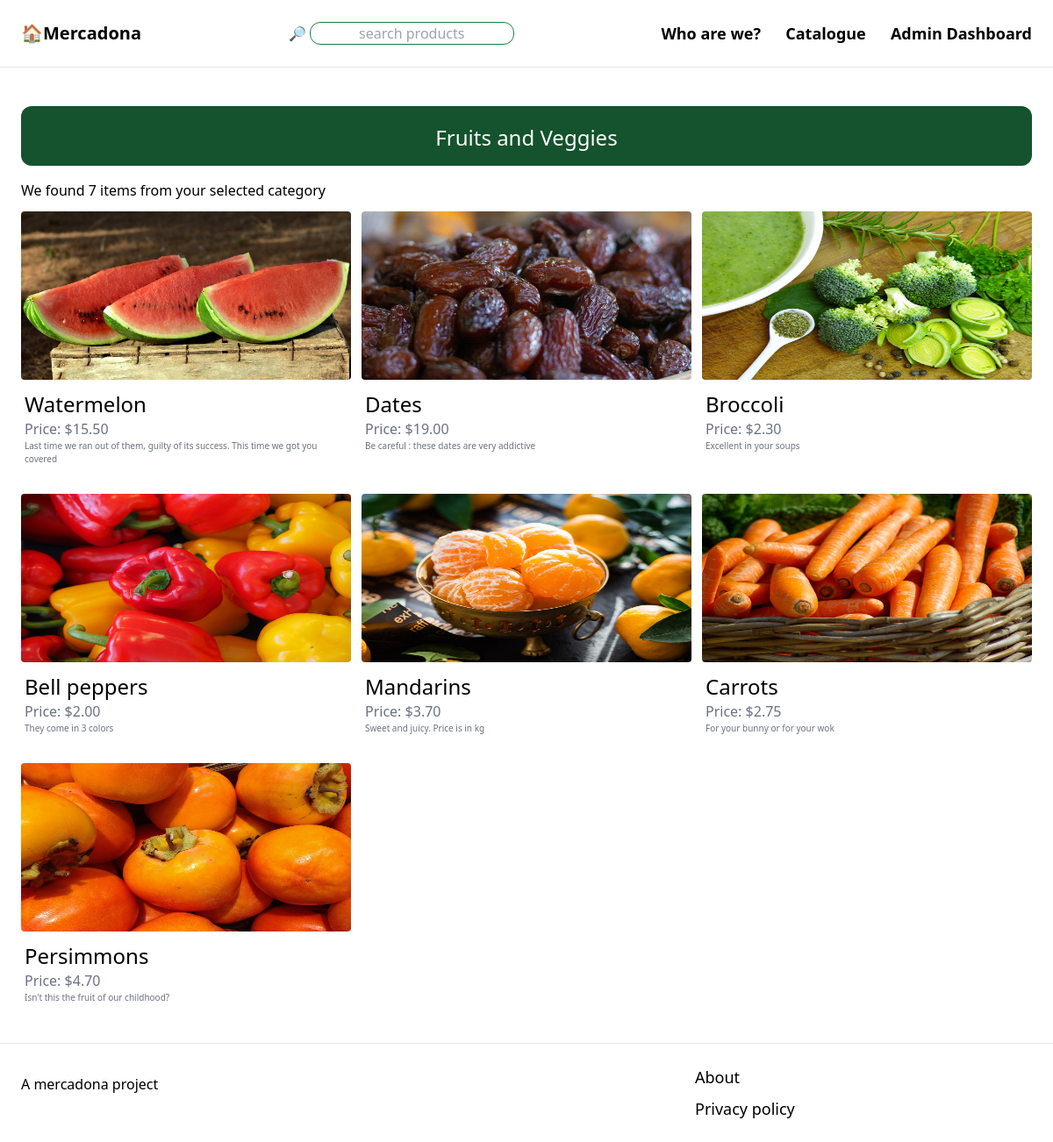
Screenshot of /category/3/ with the database file from the repository.
### merchandise/models.py (models this page shows, shortened)
class Category(models.Model):
    libelle=models.CharField(max_length=255, blank=True, null=True)
    class Meta:
        verbose_name_plural="Categories"

class Product(models.Model):
    libelle=models.CharField(max_length=100, blank=True, null=True)
    description=models.CharField(max_length=200)
    price=models.DecimalField(max_digits=5, decimal_places=2)
    image=models.ImageField(upload_to='media/merchandise_images', blank=True, null=True)
    category=models.ForeignKey(Category, on_delete=models.SET_NULL, null=True, related_name="category")

### merchandise/views.py (the view)
# urls.py: path('category/<id>/', category_product_list, name="category_product_list"),
def category_product_list(request, id):
    category=Category.objects.get(id=id)
    products=Product.objects.filter(category=category)
    context= {
        "category": category,
        "products": products
    }
    return render (request, "merchandise/category_product_list.html", context)

### merchandise/templates/merchandise/category_product_list.html (shortened to what this page needs)
{% extends 'merchandise/base.html' %}  {% block content %}
<div class="mt-5 mb-4 px-5 py-5 pb-1 bg-green-900 rounded-xl">
  <h2 class="mb-3 text-2xl text-white text-center">{{category.libelle}}</h2>
</div>
<p>
  We found {{products.count}} item{{products.count|pluralize}} from your
  selected category
</p>
<div class="grid grid-cols-3 gap-3 mt-3">
    {% for product in products %}
    <div>
      <div class="flex-col">
        <img src="{{ product.image.url}}" alt="Image" class="rounded h-48 w-96" />
      </div>
        <div class="px-1 mt-3 mb-5 gap-3 bg-white rounded-b-xl">
          <h2 class="text-2xl text">{{product.libelle}}</h2>
          <p class="text-gray-500">Price: ${{ product.price }}</p>
          <p class="text-gray-500 text-[10px]">{{product.description}}</p>
        </div>
    </div>
    {% endfor %}
  </div>
{% endblock content%}

### rows the page displays
Category: libelle "Fruits and Veggies"
Product: image (picture), libelle "Watermelon", price "15.50", description "Last time we ran out of them, guilty of its success. This time we got you covered"
Product: image (picture), libelle "Dates", price "19.00", description "Be careful : these dates are very addictive"
Product: image (picture), libelle "Broccoli", price "2.30", description "Excellent in your soups"
Product: image (picture), libelle "Bell peppers", price "2.00", description "They come in 3 colors"
Product: image (picture), libelle "Mandarins", price "3.70", description "Sweet and juicy. Price is in kg"
Product: image (picture), libelle "Carrots", price "2.75", description "For your bunny or for your wok"
Product: image (picture), libelle "Persimmons", price "4.70", description "Isn't this the fruit of our childhood?"

### other values shown
{{ products.count }} "7"
